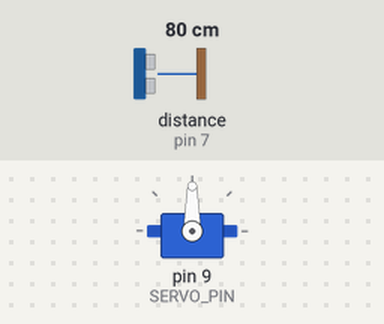
A sketch run on a simulated Arduino Uno, built with avr-gcc and run on an emulated ATmega328P. Parts: servo. Wiring (inferred from the names in the program): ultrasonic range finder: trigger pin 6; echo pin 7. The test bench sets the inputs (shaded band); at power-on: distance to the obstacle (sensor on pin 7) 80 cm. The echo pulse lasts 58.3 µs per cm; what the sketch prints to the serial monitor is not drawn.

Above: at 0.1 s.
Timing chart, 0 to 1.6 s (numbered marks = the images above):
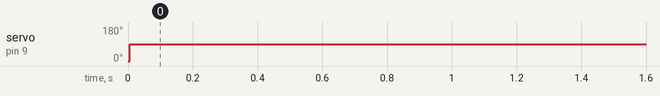

The sketch:

Servo_Brake_Ver3_20230202095018.ino
```cpp
#include <Servo.h>

// aim of this programme is to brake (rotate 90 deg) when the ultrasonic distance reaches a certain DISTANCE_THRESHOLD away from the launcher.
// the servo motor will be attached to a small foam block that will move down to slow the launcher. this could be used either as a primary control mechanism
// or as a redundancy just to ensure the car doesn't go batshit

const int TRIG_PIN  = 6; const int ECHO_PIN  = 7;  const int SERVO_PIN = 9;
const double DISTANCE_THRESHOLD = 20.0; //cm
const int pulseDuration = 10;

bool brake = false;

Servo servo;

double duration_us, distance_cm;

void setup() {
  Serial.begin (9600);
  pinMode(TRIG_PIN, OUTPUT);
  pinMode(ECHO_PIN, INPUT);
  servo.attach(SERVO_PIN);
  servo.write(0);
}

//Arduino will be responsbiel for both the breaking and the release of the lander. Break it into different fucntions.
void breakMechanism(double &dist);
void releaseMechanism(double &dist);

void loop() {
  // generate 10-microsecond pulse to TRIG pin
  digitalWrite(TRIG_PIN, HIGH);
  delayMicroseconds(pulseDuration);
  digitalWrite(TRIG_PIN, LOW);

  // measure duration of pulse from ECHO pin
  duration_us = pulseIn(ECHO_PIN, HIGH);
  // calculate the distance

  distance_cm = 0.017 * duration_us; //0.017 is a magic number, anyway to automate the calculation of this number?

  if((distance_cm > DISTANCE_THRESHOLD) && !brake) {
      servo.write(90); // rotate servo motor to 90 degree
      brake = true;
  }
  // print the value to Serial Monitor
  Serial.print("distance: ");
  Serial.print(distance_cm);
  Serial.println(" cm");

  delay(500);
}
```

Measured:
- by itself, servo on pin 9 (SERVO_PIN): 0° → 90° at 0.01 s
